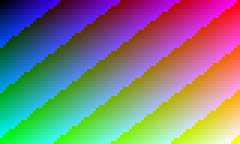
#> input picture fixtures/regression/gradient.bmp, 80 x 48 px (shown 3 times larger)
$ python generate_bead_pattern.py fixtures/regression/gradient.bmp
#> lines starting #> are read from the running program, lines starting #| are printed output that depends on the picture
#!/usr/bin/env python3
"""
Image-to-Perler/MARD bead pattern generator.

This script intentionally presents the conversion as seven explicit stages:
  1. Load and identify the source image
  2. Choose a proportionate bead-grid size
  3. Divide the image into bead regions and average each region
  4. Load and validate the standard 221-color MARD palette
  5. Match each averaged region to its nearest palette color in Lab space
  6. Export the labeled grid, legend, HTML, and JSON data
  7. Render a high-resolution PNG with a code printed in every bead cell

Dependencies: Pillow and NumPy.
"""

from PIL import Image
from PIL import ImageEnhance
from PIL import ImageFilter
from PIL import ImageDraw
from PIL import ImageFont
import numpy as np, csv, json, html, argparse, os
from collections import Counter

# ============================== STEP 1 ==============================
# Load and identify the source image. All major settings are configurable from
# the command line, so this script accepts images of any dimensions.
parser = argparse.ArgumentParser(description='Convert an image into a labeled MARD/Perler bead pattern.')
parser.add_argument('image', nargs='?', default='/home/ubuntu/upload/ArtDecoDeathTarotCard.png',
                    help='Input image path (default: the original supplied image).')
parser.add_argument('--max-width', '--max-w', dest='max_width', type=int, default=104,
                    help='Maximum bead-grid width (default: 104).')
parser.add_argument('--max-height', '--max-h', dest='max_height', type=int, default=104,
                    help='Maximum bead-grid height (default: 104).')
parser.add_argument('--output-dir', default='/home/ubuntu/bead_output',
                    help='Directory for generated files (default: /home/ubuntu/bead_output).')
parser.add_argument('--cell-size', type=int, default=100,
                    help='PNG pixels per bead cell (default: 100).')
parser.add_argument('--label', default='', help='Optional style label appended to output filenames.')
parser.add_argument('--png-only', action='store_true', help='Write only the final PNG; skip CSV, HTML, JSON, and legend files.')
parser.add_argument('--no-labels', action='store_true', help='Render bead colors and grid lines without MARD text labels.')
parser.add_argument('--grid-display', choices=['none', 'subtle', 'white', 'adaptive'], default='none', help='Grid line appearance in the PNG.')
parser.add_argument('--sampling', choices=['average', 'center', 'median', 'resize'], default='average')
parser.add_argument('--resize-filter', choices=['nearest', 'box', 'bilinear', 'bicubic', 'lanczos'], default='box')
parser.add_argument('--pre-blur', type=float, default=0.0)
parser.add_argument('--sharpen', type=float, default=0.0)
parser.add_argument('--gamma', type=float, default=1.0)
parser.add_argument('--contrast', type=float, default=1.0)
parser.add_argument('--saturation', type=float, default=1.0)
parser.add_argument('--distance', choices=['rgb', 'lab', 'weighted-lab'], default='lab')
parser.add_argument('--series', default='A,B,C,D,E,F,G,H,M')
parser.add_argument('--dither', choices=['none', 'floyd-steinberg', 'atkinson', 'ordered'], default='none')
parser.add_argument('--dither-strength', type=float, default=100.0)

args = parser.parse_args()
if min(args.max_width, args.max_height, args.cell_size) < 1:
    parser.error('max dimensions and cell size must be positive')
if args.pre_blur < 0 or not 0.5 <= args.gamma <= 2.0 or not 0.5 <= args.contrast <= 2.0 or not 0 <= args.saturation <= 2.0 or not 0 <= args.sharpen <= 3.0 or not 0 <= args.dither_strength <= 100:
    parser.error('image adjustments are outside their supported ranges')
SRC = args.image
OUTDIR = args.output_dir
SOURCE_NAME = os.path.basename(SRC)
SAFE_LABEL = ''.join(c if c.isalnum() or c in '-_' else '-' for c in args.label.strip())
SUFFIX = f'_{SAFE_LABEL}' if SAFE_LABEL else ''
SERIES = {x.strip().upper() for x in args.series.split(',') if x.strip()}
VALID_SERIES = set('ABCDEFGHM')
if not SERIES or not SERIES <= VALID_SERIES:
    parser.error('series must be one or more of A,B,C,D,E,F,G,H,M')

# ============================== STEP 2 ==============================
# Compute the largest integer grid that fits within max_width x max_height
# while preserving the source image aspect ratio.
def compute_grid_size(image_width, image_height, max_width, max_height):
    scale = min(max_width / image_width, max_height / image_height)
    width = max(1, int(round(image_width * scale)))
    height = max(1, int(round(image_height * scale)))
    # Rounding can exceed a bound by one pixel, so correct that safely.
    if width > max_width:
        width = max_width
        height = max(1, int(round(width * image_height / image_width)))
    if height > max_height:
        height = max_height
        width = max(1, int(round(height * image_width / image_height)))
    return width, height

# Convert RGB to Lab for more perceptually useful nearest-color matching.
def rgb_to_lab(rgb):
    x = np.asarray(rgb, dtype=np.float32) / 255.0
    x = np.where(x > 0.04045, ((x+0.055)/1.055)**2.4, x/12.92)
    r,g,b = x[...,0], x[...,1], x[...,2]
    X = (r*0.4124564 + g*0.3575761 + b*0.1804375) / 0.95047
    Y = (r*0.2126729 + g*0.7151522 + b*0.0721750)
    Z = (r*0.0193339 + g*0.1191920 + b*0.9503041) / 1.08883
    e = 216/24389; k = 24389/27
    f = lambda t: np.where(t > e, np.cbrt(t), (k*t+16)/116)
    fx,fy,fz = f(X),f(Y),f(Z)
    return np.stack([116*fy-16, 500*(fx-fy), 200*(fy-fz)], axis=-1)

# ============================== STEP 3 ==============================
# Apply artistic image adjustments, then reduce the image to one RGB sample
# per bead region.
RESAMPLE = {'nearest': Image.Resampling.NEAREST, 'box': Image.Resampling.BOX, 'bilinear': Image.Resampling.BILINEAR, 'bicubic': Image.Resampling.BICUBIC, 'lanczos': Image.Resampling.LANCZOS}
def apply_image_adjustments(im):
    if args.pre_blur: im = im.filter(ImageFilter.GaussianBlur(args.pre_blur))
    if args.sharpen: im = ImageEnhance.Sharpness(im).enhance(1.0 + args.sharpen)
    if args.contrast != 1.0: im = ImageEnhance.Contrast(im).enhance(args.contrast)
    if args.saturation != 1.0: im = ImageEnhance.Color(im).enhance(args.saturation)
    if args.gamma != 1.0:
        lut = [min(255, max(0, int(round(255 * ((i/255.0) ** (1.0/args.gamma)))))) for i in range(256)]
        im = im.point(lut * 3)
    return im
def sample_regions(im, width, height):
    im = apply_image_adjustments(im)
    if args.sampling == 'resize':
        return np.asarray(im.resize((width, height), RESAMPLE[args.resize_filter]), dtype=np.float32)
    arr = np.asarray(im, dtype=np.float32)
    ye = np.linspace(0, arr.shape[0], height+1).round().astype(int)
    xe = np.linspace(0, arr.shape[1], width+1).round().astype(int)
    samples = np.empty((height, width, 3), dtype=np.float32)
    for y in range(height):
        for x in range(width):
            region = arr[ye[y]:ye[y+1], xe[x]:xe[x+1]]
            if args.sampling == 'center':
                samples[y,x] = arr[min(arr.shape[0]-1,(ye[y]+ye[y+1]-1)//2), min(arr.shape[1]-1,(xe[x]+xe[x+1]-1)//2)]
            elif args.sampling == 'median':
                samples[y,x] = np.median(region.reshape(-1,3), axis=0)
            else:
                samples[y,x] = region.mean(axis=(0,1))
    return samples
im = Image.open(SRC).convert('RGB')
#> im is the input picture: PIL image 80x48 RGB; mean R, G, B 127, 127, 127.4
W, H = compute_grid_size(im.width, im.height, args.max_width, args.max_height)
#> W = 104; H = 62
means = sample_regions(im, W, H)
#> after the loop in sample_regions, `for y in range(height):`: samples: shape (62, 104, 3) float32; 40.45% of the values are NaN or infinite; the others: min 0, max 255, mean 127.1

# ============================== STEP 4 ==============================
# Load the standard 221-color MARD palette (series A-H and M) from the
# referenced chart. The palette is embedded so the script is reproducible.
palette_text = '''
A1 F9F0CD
A2 FBFBD4
A3 FAFC9F
A4 FFE953
A5 F4D738
A6 FDAD49
A7 FF7C2F
A8 EACA49
A9 FF995A
A10 FF9D55
A11 FFDD99
A12 FCB58F
A13 FFBB59
A14 FF6D40
A15 FDFF44
A16 FEF9AE
A17 FFE36E
A18 FECF98
A19 FD7B72
A20 EFCD67
A21 FFE395
A22 FFF3A4
A23 F3D5BF
A24 FBF8C9
A25 FFD67D
A26 FFBB27
B1 E6EE32
B2 5BE419
B3 7CEE9D
B4 1EF942
B5 00BD35
B6 5AE8BA
B7 03AC88
B8 029D26
B9 26523A
B10 95D3C2
B11 5D722A
B12 156F40
B13 D9F794
B14 ADE945
B15 2E5132
B16 C6ED9C
B17 9BB13A
B18 E6EE49
B19 25B88C
B20 C2F0CC
B21 146A6B
B22 0B3C43
B23 303921
B24 EEFCA5
B25 4E846D
B26 8C7A36
B27 D1DCC1
B28 9EE5B9
B29 C5E254
B30 ECFBD0
B31 C4E6B5
B32 9BAB5A
C1 E8FFE7
C2 BCF9F6
C3 A0E2FB
C4 42CCFF
C5 01ACEB
C6 50A9F0
C7 0188D3
C8 1054C0
C9 314BCA
C10 3EBCE2
C11 03B9B9
C12 1C334D
C13 CDE8FF
C14 D5FDFF
C15 23C4C6
C16 1757A8
C17 50D3EC
C18 1C3344
C19 1787A2
C20 0082BE
C21 BEDDFF
C22 67B4BE
C23 C2DCEB
C24 7DC4FF
C25 A9E5E5
C26 2F99B3
C27 EBF5FC
C28 BBCFED
C29 4B5BA3
D1 AEB4F2
D2 858EDD
D3 3054AF
D4 182A84
D5 B843C5
D6 AC7BDE
D7 6E399A
D8 E2D3FF
D9 D5B9F8
D10 361B50
D11 B9BAE1
D12 DE9AD4
D13 B90295
D14 8B279B
D15 2F1F90
D16 E2E1EE
D17 C4D4F6
D18 A45EC7
D19 D8C3D7
D20 9C32B2
D21 9A009B
D22 333995
D23 EADAFC
D24 7786E5
D25 484FC7
D26 E9C3F6
E1 FDD3CC
E2 FECDDF
E3 FF97C3
E4 E8649E
E5 F551A2
E6 FF346B
E7 C63578
E8 FFDBE9
E9 E970CC
E10 D33893
E11 FCDDD2
E12 FFA1C5
E13 B6006D
E14 FFD1BA
E15 F2CFD0
E16 FFECDE
E17 FFE2EA
E18 FFC9D6
E19 FFD2E7
E20 D8C7D1
E21 BD9DA1
E22 CC78A7
E23 937A8D
E24 F6E4F9
F1 FD957B
F2 FC3D45
F3 F74941
F4 FC283C
F5 D80127
F6 B0443D
F7 971937
F8 BC0127
F9 E2677A
F10 A74D22
F11 6F201F
F12 FD4D6A
F13 DD422F
F14 FFA9AD
F15 C80020
F16 FFD9C8
F17 F79B71
F18 D37C46
F19 C1444A
F20 CD9391
F21 F4B1B4
F22 FFD0CB
F23 F57E66
F24 FCC1C4
F25 E54B4F
G1 FFE2CE
G2 FFCAAA
G3 F4C3A5
G4 E1B383
G5 ED9435
G6 F59734
G7 9D5B3E
G8 592A21
G9 E6B483
G10 C88135
G11 E0C593
G12 EBBB83
G13 B7714A
G14 8D614C
G15 FCF9E0
G16 F2D9BA
G17 56403C
G18 FFE4CC
G19 E1943A
G20 A94023
G21 CB8E77
H1 E2E2E2
H2 FFFFFF
H3 B3B3B3
H4 868686
H5 474747
H6 2C2C2C
H7 000000
H8 E7D6DB
H9 E4E7E3
H10 EEE9EA
H11 CECDD5
H12 FFF5ED
H13 F3E1C9
H14 CFD7D3
H15 98A6A8
H16 3B2F23
H17 F1EDED
H18 FFFDF0
H19 F6EFE2
H20 949FA3
H21 F7F3E4
H22 CACAD5
H23 9A9D94
M1 BCC6B8
M2 8AA385
M3 697D80
M4 DACEBE
M5 D0CCAA
M6 B0A782
M7 B4A497
M8 B38281
M9 A58767
M10 C5B1BC
M11 9F7494
M12 644749
M13 D19066
M14 C77361
M15 757D7B
'''

palette=[]
for line in palette_text.strip().splitlines():
    code, hx = line.split()

    if code[0] in SERIES:
        palette.append((code, hx.upper(), tuple(int(hx[i:i+2],16) for i in (0,2,4))))
assert palette, 'No palette colors selected'


# ============================== STEP 5 ==============================
# Map each sample to the selected palette using RGB, Lab, or weighted Lab
# distance. Optional ordered/error-diffusion dithering preserves more texture.
def rgb_to_lab(rgb):
    x=np.asarray(rgb,dtype=np.float32)/255.0
    x=np.where(x>0.04045,((x+0.055)/1.055)**2.4,x/12.92)
    r,g,b=x[...,0],x[...,1],x[...,2]
    X=(r*.4124564+g*.3575761+b*.1804375)/.95047; Y=r*.2126729+g*.7151522+b*.0721750; Z=(r*.0193339+g*.1191920+b*.9503041)/1.08883
    e,k=216/24389,24389/27; f=lambda t: np.where(t>e,np.cbrt(t),(k*t+16)/116)
    fx,fy,fz=f(X),f(Y),f(Z)
    return np.stack([116*fy-16,500*(fx-fy),200*(fy-fz)],axis=-1)
p_rgb=np.array([p[2] for p in palette],dtype=np.float32)
if args.distance == 'rgb':
    sample_vectors, palette_vectors = means, p_rgb
elif args.distance == 'weighted-lab':
    sample_vectors, palette_vectors = rgb_to_lab(means), rgb_to_lab(p_rgb)
    sample_vectors *= np.array([1.35,1,1]); palette_vectors *= np.array([1.35,1,1])
else:
    sample_vectors, palette_vectors = rgb_to_lab(means), rgb_to_lab(p_rgb)
#> in rgb_to_lab, `x=np.asarray(rgb,dtype=np.float32)/255.0`: x: shape (62, 104, 3) float32; 40.45% of the values are NaN or infinite; the others: min 0, max 1, mean 0.499
#> in rgb_to_lab, `x=np.where(x>0.04045,((x+0.055)/1.055)**2.4,x/12.92)`: x: shape (62, 104, 3) float32; 40.45% of the values are NaN or infinite; the others: min 0, max 1, mean 0.311
#> in rgb_to_lab, `Y = r * 0.2126729 + g * 0.7151522 + b * 0.072175`:
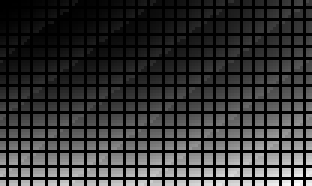
#> Y: shape (62, 104) float32 (shown 3 times larger); 40.45% of the values are NaN or infinite; the others: min 0, max 0.979, mean 0.312; drawn with min black, max white, NaN and infinite black
#> in rgb_to_lab, `Z = (r * 0.0193339 + g * 0.119192 + b * 0.9503041) / 1.08883`:
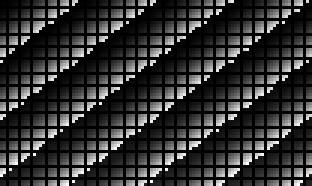
#> Z: shape (62, 104) float32 (shown 3 times larger); 40.45% of the values are NaN or infinite; the others: min 0, max 0.968, mean 0.311; drawn with min black, max white, NaN and infinite black
#> in rgb_to_lab, `fx,fy,fz=f(X),f(Y),f(Z)`:
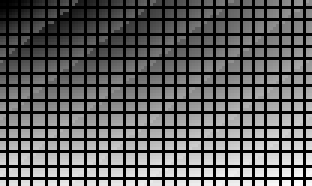
#> fy: shape (62, 104) float32 (shown 3 times larger); 40.45% of the values are NaN or infinite; the others: min 0.138, max 0.993, mean 0.633; drawn with min black, max white, NaN and infinite black
#> in rgb_to_lab, `fx,fy,fz=f(X),f(Y),f(Z)`:
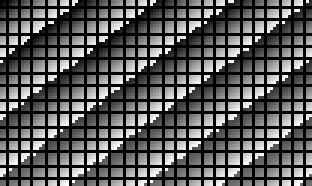
#> fz: shape (62, 104) float32 (shown 3 times larger); 40.45% of the values are NaN or infinite; the others: min 0.138, max 0.989, mean 0.615; drawn with min black, max white, NaN and infinite black
#> in rgb_to_lab, `return np.stack([116*fy-16,500*(fx-fy),200*(fy-fz)],axis=-1)`: returned value: shape (62, 104, 3) float32; 40.45% of the values are NaN or infinite; the others: min -104.2, max 99.18, mean 22.69
#> in rgb_to_lab (call 2), `x=np.asarray(rgb,dtype=np.float32)/255.0`: x = 221 rows, first 8: [0.976, 0.941, 0.804], [0.984, 0.984, 0.831], [0.98, 0.988, 0.624], [1, 0.914, 0.325], [0.957, 0.843, 0.22], [0.992, 0.678, 0.286], [1, 0.486, 0.184], [0.918, 0.792, 0.286]
#> in rgb_to_lab (call 2), `x=np.where(x>0.04045,((x+0.055)/1.055)**2.4,x/12.92)`: x = 221 rows, first 8: [0.947, 0.871, 0.61], [0.965, 0.965, 0.658], [0.956, 0.973, 0.347], [1, 0.815, 0.0865], [0.905, 0.68, 0.0395], [0.982, 0.418, 0.0666], [1, 0.202, 0.0284], [0.823, 0.591, 0.0666]
#> palette_vectors = 221 rows, first 8: [94.68, -2.56, 18.03], [97.74, -6.33, 18.74], [97, -14.03, 44.33], [91.76, -8.8, 72.36], [86.07, -5.56, 75.99], [76.83, 20.66, 61.04], [66.43, 45.51, 61.86], [81.96, -2.42, 65.68]
def nearest(v): return int(((palette_vectors-v)**2).sum(axis=1).argmin())
def quantize(vectors):
    if args.dither == 'none': return np.array([[nearest(vectors[y,x]) for x in range(W)] for y in range(H)],dtype=int)
    work=vectors.copy(); result=np.empty((H,W),dtype=int); strength=args.dither_strength/100.0
    if args.dither == 'ordered':
        bayer=np.array([[0,8,2,10],[12,4,14,6],[3,11,1,9],[15,7,13,5]],dtype=np.float32)/15-.5
        amplitude=(32.0 if args.distance=='rgb' else 10.0)*strength
        return np.array([[nearest(work[y,x]+bayer[y%4,x%4]*amplitude) for x in range(W)] for y in range(H)],dtype=int)
    diffusion=[(0,1,7/16),(1,-1,3/16),(1,0,5/16),(1,1,1/16)] if args.dither=='floyd-steinberg' else [(0,1,1/8),(0,2,1/8),(1,-1,1/8),(1,0,1/8),(1,1,1/8),(2,0,1/8)]
    for y in range(H):
        for x in range(W):
            chosen=nearest(work[y,x]); result[y,x]=chosen; error=(work[y,x]-palette_vectors[chosen])*strength
            for dy,dx,weight in diffusion:
                ny,nx=y+dy,x+dx
                if 0<=ny<H and 0<=nx<W: work[ny,nx]+=error*weight
    return result
idx=quantize(sample_vectors)
#> in quantize, `if args.dither == 'none': return np.array([[nearest(vectors[y,x]) for ..`:
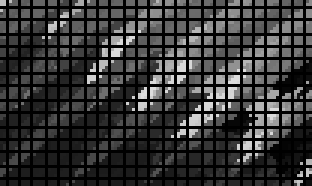
#> returned value: shape (62, 104) int64 (shown 3 times larger); min 0, max 220, mean 51.4
codes=[[palette[int(i)][0] for i in row] for row in idx]
#> codes = 62 items

# ============================== STEP 6 ==============================
# Optional data exports. Batch visual previews use --png-only to skip these
# artifacts and go directly to the PNG renderer.
import os
os.makedirs(OUTDIR, exist_ok=True)
counts=Counter(code for row in codes for code in row)
#> counts = 200 items
if not args.png_only:
    with open(f'{OUTDIR}/bead_grid_{W}x{H}{SUFFIX}.csv','w',newline='') as f:
        w=csv.writer(f); w.writerow(['row\\col']+[str(i) for i in range(1,W+1)])
        for r,row in enumerate(codes,1): w.writerow([str(r)]+row)
#> this loop made 62 passes
    with open(f'{OUTDIR}/color_legend{SUFFIX}.csv','w',newline='') as f:
        w=csv.writer(f); w.writerow(['code','hex','bead_count'])
        for code,hx,_ in sorted(palette, key=lambda p: (p[0][0], int(p[0][1:]))): w.writerow([code, '#'+hx, counts.get(code,0)])
    def contrast(hexv):
        rgb=[int(hexv[i:i+2],16) for i in (0,2,4)]
        lum=sum(c/255*(0.2126,0.7152,0.0722)[j] for j,c in enumerate(rgb))
        return '#111' if lum>0.58 else '#fff'
    legend_rows=[]
    for code,hx,_ in sorted(palette, key=lambda p: (p[0][0], int(p[0][1:]))):
        n=counts.get(code,0)
        if n: legend_rows.append(f'<div class=\"swatch\"><i style=\"background:#{hx}\"></i><b>{code}</b><span>#{hx}</span><em>{n}</em></div>')
#> this loop made 221 passes
#> n on passes 1 to 3: 2610, 1, 6
#> after the loop, legend_rows = 200 items
    rows=[]
    for r,row in enumerate(idx,1):
        cells=[]
        for c,i in enumerate(row,1):
            code,hx,_=palette[int(i)]
            cells.append(f'<div class=\"cell\" title=\"Row {r}, column {c}: {code} (#{hx})\" style=\"background:#{hx};color:{contrast(hx)}\">{code}</div>')
        rows.append('<div class=\"gridrow\">'+''.join(cells)+'</div>')
#> this loop made 62 passes
    html_doc=f'''<!doctype html><html><head><meta charset=\"utf-8\"><title>MARD Bead Pattern — {html.escape(SOURCE_NAME)}</title><style>:root{{--cell:18px}}*{{box-sizing:border-box}}body{{font-family:system-ui,sans-serif;margin:24px;color:#222;background:#f5f3ee}}.wrap{{overflow:auto;background:#fff;border:1px solid #bbb;padding:12px}}.grid{{width:max-content}}.gridrow{{display:flex;height:var(--cell)}}.cell{{width:var(--cell);height:var(--cell);display:flex;align-items:center;justify-content:center;font-size:7px;font-weight:700;border:1px solid #ffffff55}}</style></head><body><h1>MARD Bead Pattern — {html.escape(SOURCE_NAME)}</h1><p>Grid: {W} × {H}; total beads: {W*H:,}</p><div class=\"wrap\"><div class=\"grid\">{''.join(rows)}</div></div><h2>Colors used</h2><div>{''.join(legend_rows)}</div></body></html>'''
    with open(f'{OUTDIR}/bead_pattern_{W}x{H}{SUFFIX}.html','w') as f: f.write(html_doc)
    with open(f'{OUTDIR}/bead_pattern_{W}x{H}{SUFFIX}.json','w') as f:
        json.dump({'width':W,'height':H,'source':SOURCE_NAME,'settings':vars(args),'grid':codes,'palette':{p[0]:'#'+p[1] for p in palette}},f)
print(json.dumps({'width':W,'height':H,'total':W*H,'colors_used':len(counts),'output':OUTDIR}, indent=2))
#| {
#|   "width": 104,
#|   "height": 62,
#|   "total": 6448,
#|   "colors_used": 200,
#|   "output": "/home/ubuntu/bead_output"
#| }
print('top colors:', counts.most_common(15))
#| top colors: [('A1', 2610), ('C9', 155), ('D5', 134), ('B8', 100), ('D15', 97), ('B3', 96), ('B5', 94), ('B14', 84), ('D20', 83), ('B2', 83), ('B4', 74), ('B6', 69), ('D10', 68), ('B17', 68), ('B11', 60)]

# ============================== STEP 7 ==============================
# Render a high-resolution PNG. Each bead is CELL_SIZE pixels square and has
# its MARD code printed in the cell for direct construction reference.
# High-resolution labeled PNG pattern.
# One bead = CELL_SIZE pixels. Change this for a larger or smaller printable sheet.
CELL_SIZE = args.cell_size
MARGIN = 20
GRID_LINES = {
    'none': (None, 0),
    'subtle': ((0, 0, 0, 70), 1),
    'white': ((255, 255, 255, 150), 2),
}
if args.grid_display == 'adaptive':
    grid_line = ((0, 0, 0, 70), 1) if CELL_SIZE < 60 else ((255, 255, 255, 150), 2)
else:
    grid_line = GRID_LINES[args.grid_display]

from PIL import ImageDraw, ImageFont
png = Image.new('RGBA', (W * CELL_SIZE + 2*MARGIN, H * CELL_SIZE + 2*MARGIN), (245, 243, 238, 255))
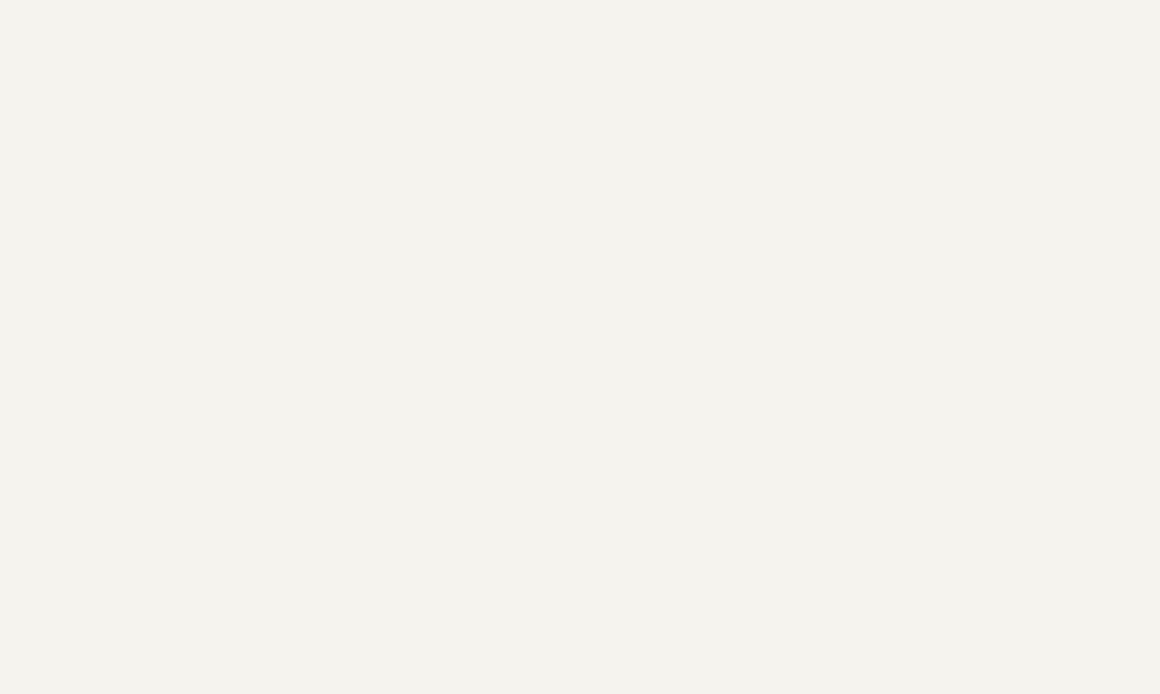
#> png: PIL image 10440x6240 RGBA (shown at 1/9 size); mean R, G, B, A 245, 243, 238, 255
draw = ImageDraw.Draw(png, 'RGBA')
font = None
if not args.no_labels:
    try:
        font = ImageFont.truetype('/usr/share/fonts/truetype/dejavu/DejaVuSans-Bold.ttf', max(12, CELL_SIZE // 5))
    except OSError:
        font = ImageFont.load_default()
for r, row in enumerate(idx):
    for c, palette_index in enumerate(row):
        code, hx, _ = palette[int(palette_index)]
        rgb = tuple(int(hx[i:i+2], 16) for i in (0, 2, 4))
        x0 = MARGIN + c * CELL_SIZE
        y0 = MARGIN + r * CELL_SIZE
        x1 = x0 + CELL_SIZE
        y1 = y0 + CELL_SIZE
        draw.rectangle((x0, y0, x1, y1), fill=rgb + (255,), outline=grid_line[0], width=grid_line[1])
        if not args.no_labels:
            bbox = draw.textbbox((0, 0), code, font=font)
            tw, th = bbox[2] - bbox[0], bbox[3] - bbox[1]
            fill = (17, 17, 17, 255) if sum(rgb[i] * (0.2126, 0.7152, 0.0722)[i] for i in range(3)) / 255 > 0.58 else (255, 255, 255, 255)
            draw.text((x0 + (CELL_SIZE-tw)/2, y0 + (CELL_SIZE-th)/2 - bbox[1]), code, font=font, fill=fill)

png_path = f'{OUTDIR}/bead_pattern_{W}x{H}{SUFFIX}_highres.png'
png.convert('RGB').save(png_path, format='PNG', dpi=(300, 300), optimize=not args.png_only)
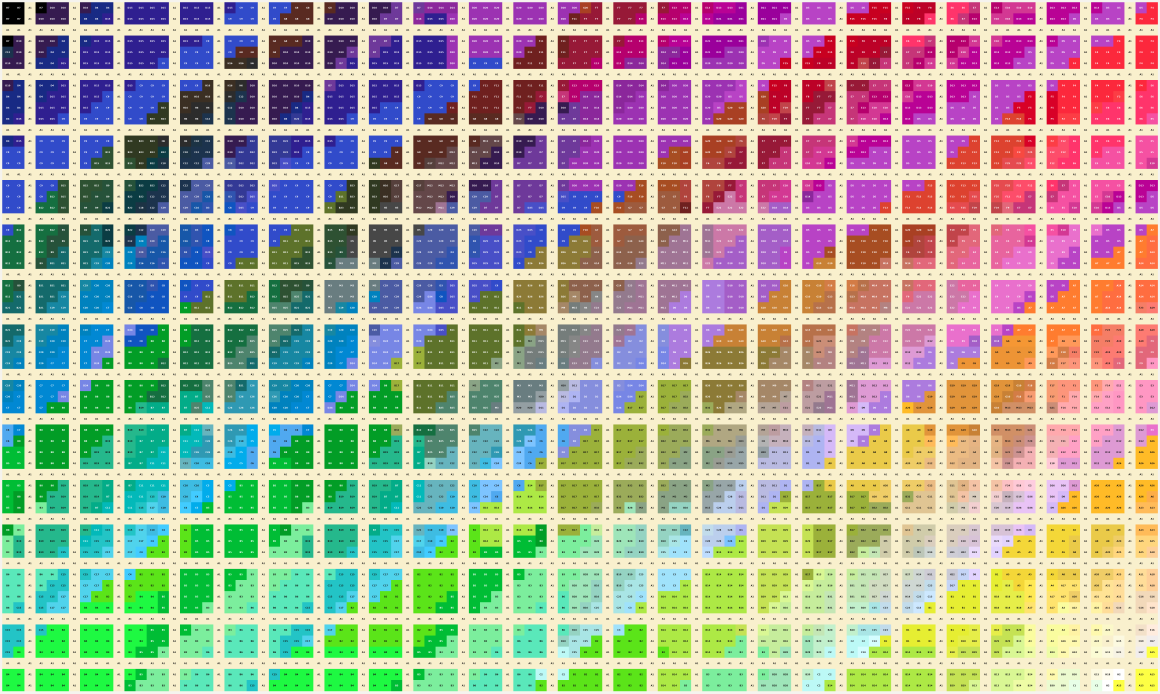
#> saved as bead_pattern_104x62_highres.png: PIL image 10440x6240 RGB (shown at 1/9 size); mean R, G, B 175.9, 174.7, 159.1
print(f'high-resolution PNG: {png_path} ({png.width}x{png.height}px, 300 DPI metadata)')
#| high-resolution PNG: /home/ubuntu/bead_output/bead_pattern_104x62_highres.png (10440x6240px, 300 DPI metadata)
